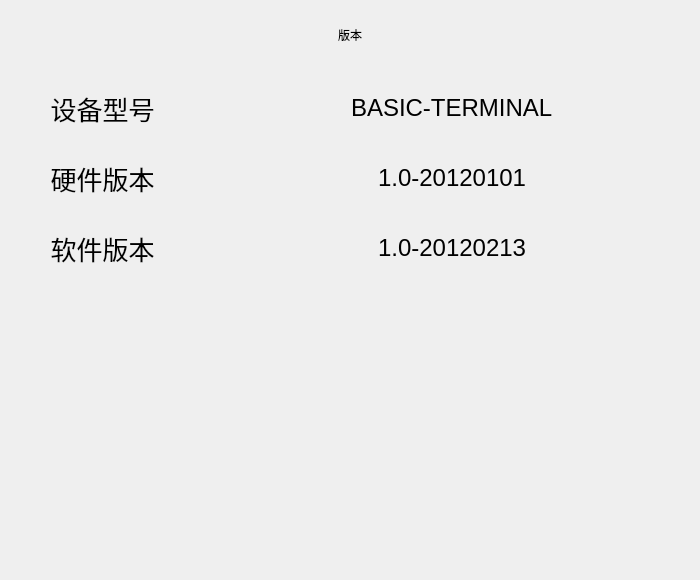
<?xml version="1.0" encoding="UTF-8"?>
<ui version="4.0">
 <class>VersionDialog</class>
 <widget class="QDialog" name="VersionDialog">
  <property name="geometry">
   <rect>
    <x>0</x>
    <y>0</y>
    <width>700</width>
    <height>580</height>
   </rect>
  </property>
  <property name="windowTitle">
   <string>Dialog</string>
  </property>
  <widget class="QFrame" name="frameVersionSetting">
   <property name="geometry">
    <rect>
     <x>0</x>
     <y>0</y>
     <width>700</width>
     <height>580</height>
    </rect>
   </property>
   <property name="styleSheet">
    <string notr="true"/>
   </property>
   <property name="frameShape">
    <enum>QFrame::NoFrame</enum>
   </property>
   <property name="frameShadow">
    <enum>QFrame::Raised</enum>
   </property>
  </widget>
  <widget class="QLineEdit" name="lineEdit_SoftwareVersion">
   <property name="geometry">
    <rect>
     <x>205</x>
     <y>213</y>
     <width>495</width>
     <height>70</height>
    </rect>
   </property>
   <property name="focusPolicy">
    <enum>Qt::NoFocus</enum>
   </property>
   <property name="styleSheet">
    <string notr="true">border: 0px;
background-color: transparent;
font: 24px</string>
   </property>
   <property name="text">
    <string>1.0-20120213</string>
   </property>
   <property name="alignment">
    <set>Qt::AlignCenter</set>
   </property>
   <property name="readOnly">
    <bool>true</bool>
   </property>
  </widget>
  <widget class="QLabel" name="label_3">
   <property name="geometry">
    <rect>
     <x>0</x>
     <y>143</y>
     <width>205</width>
     <height>70</height>
    </rect>
   </property>
   <property name="styleSheet">
    <string notr="true">font: 26px</string>
   </property>
   <property name="text">
    <string>硬件版本</string>
   </property>
   <property name="alignment">
    <set>Qt::AlignCenter</set>
   </property>
  </widget>
  <widget class="QLabel" name="label_4">
   <property name="geometry">
    <rect>
     <x>0</x>
     <y>213</y>
     <width>205</width>
     <height>70</height>
    </rect>
   </property>
   <property name="styleSheet">
    <string notr="true">font: 26px</string>
   </property>
   <property name="text">
    <string>软件版本</string>
   </property>
   <property name="alignment">
    <set>Qt::AlignCenter</set>
   </property>
  </widget>
  <widget class="QLabel" name="label_2">
   <property name="geometry">
    <rect>
     <x>0</x>
     <y>73</y>
     <width>205</width>
     <height>70</height>
    </rect>
   </property>
   <property name="layoutDirection">
    <enum>Qt::RightToLeft</enum>
   </property>
   <property name="styleSheet">
    <string notr="true">font: 26px</string>
   </property>
   <property name="text">
    <string>设备型号</string>
   </property>
   <property name="alignment">
    <set>Qt::AlignCenter</set>
   </property>
  </widget>
  <widget class="QLineEdit" name="lineEdit_HardwareVersion">
   <property name="geometry">
    <rect>
     <x>205</x>
     <y>143</y>
     <width>495</width>
     <height>70</height>
    </rect>
   </property>
   <property name="focusPolicy">
    <enum>Qt::NoFocus</enum>
   </property>
   <property name="styleSheet">
    <string notr="true">border: 0px;
background-color: transparent;
font: 24px</string>
   </property>
   <property name="text">
    <string>1.0-20120101</string>
   </property>
   <property name="alignment">
    <set>Qt::AlignCenter</set>
   </property>
   <property name="readOnly">
    <bool>true</bool>
   </property>
  </widget>
  <widget class="QLineEdit" name="lineEdit_ModalType">
   <property name="geometry">
    <rect>
     <x>205</x>
     <y>73</y>
     <width>495</width>
     <height>70</height>
    </rect>
   </property>
   <property name="focusPolicy">
    <enum>Qt::NoFocus</enum>
   </property>
   <property name="styleSheet">
    <string notr="true">border: 0px;
background-color: transparent;
font: 24px</string>
   </property>
   <property name="text">
    <string>BASIC-TERMINAL</string>
   </property>
   <property name="alignment">
    <set>Qt::AlignCenter</set>
   </property>
   <property name="readOnly">
    <bool>true</bool>
   </property>
  </widget>
  <widget class="QLabel" name="label_title">
   <property name="geometry">
    <rect>
     <x>95</x>
     <y>10</y>
     <width>510</width>
     <height>50</height>
    </rect>
   </property>
   <property name="font">
    <font>
     <weight>50</weight>
     <italic>false</italic>
     <bold>false</bold>
    </font>
   </property>
   <property name="mouseTracking">
    <bool>false</bool>
   </property>
   <property name="autoFillBackground">
    <bool>false</bool>
   </property>
   <property name="styleSheet">
    <string notr="true"/>
   </property>
   <property name="text">
    <string>版本</string>
   </property>
   <property name="alignment">
    <set>Qt::AlignCenter</set>
   </property>
  </widget>
 </widget>
 <resources/>
 <connections/>
</ui>
